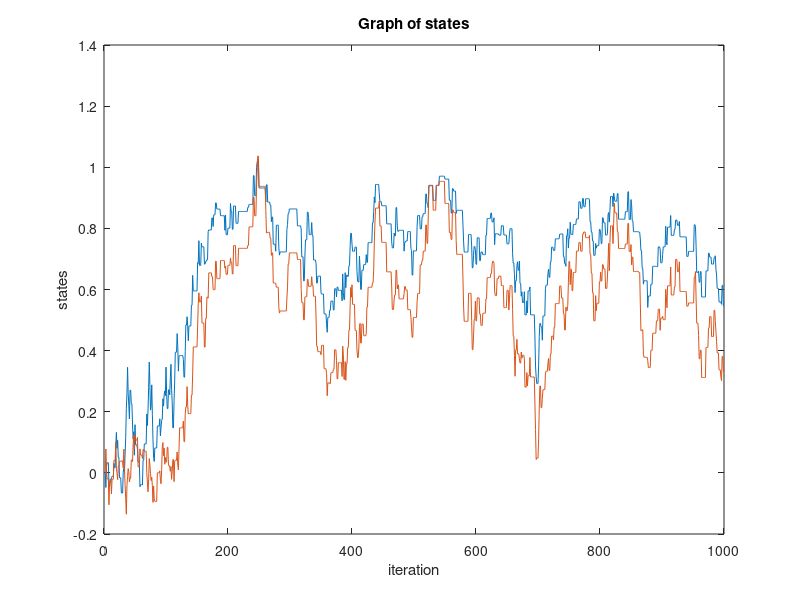
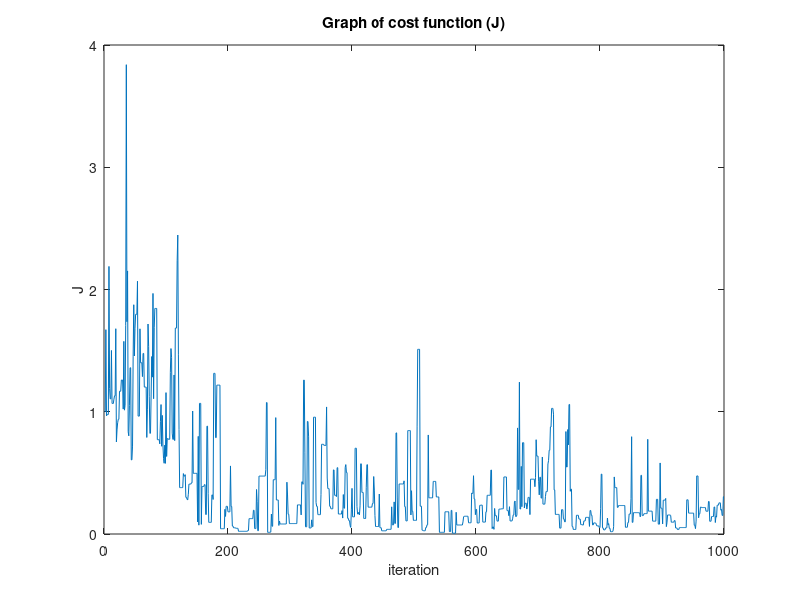

These figures' MATLAB source, in order:
% Exercicio 05

clear all
clc

x0 = [0, 0];
number_of_iteration = 100;
number_of_temperature_iteration = 10;
epsilon = 0.1;
T0 = 1;
T = T0;

x = zeros(number_of_iteration * number_of_temperature_iteration, 2);
x(1,:) = x0;

J = @(n) (1 - n(:,1)).^2 + 100 * (n(:,2) - n(:,1).^2).^2;

B = @(n,t) exp(-n/t);

counter = 1;
counter_temperatures = 1;
Jmin = J(x(counter,:));
xmin = x(counter,:);
while counter_temperatures <= number_of_temperature_iteration
    while counter < number_of_iteration * counter_temperatures
        r = 2 * rand(1,2) - 1;
        xk = x(counter,:) + epsilon * r;
        Jxk = J(xk);
        dJ = Jxk - J(x(counter,:));
        counter = counter + 1;
        if dJ < 0
            x(counter,:) = xk;
        else
            a = rand;
            if B(dJ,T) > a
                x(counter,:) = xk;
            else
                x(counter,:) = x(counter - 1,:);
            end
        end
        if Jxk < Jmin
            Jmin = Jxk;
            xmin = xk;
        end
    end
    counter_temperatures = counter_temperatures + 1;
    T = T0 / log2(counter_temperatures + 1);
end

figure
plot(1:length(x),x)
title('Graph of states')
xlabel('iteration')
ylabel('states')
path_e0 = strcat('../figs/ex5_','states','.eps');
print(path_e0,'-depsc2','-painters')

figure
plot(1:length(x),J(x))
title('Graph of cost function (J)')
xlabel('iteration')
ylabel('J')
path_e0 = strcat('../figs/ex5_','j','.eps');
print(path_e0,'-depsc2','-painters')
